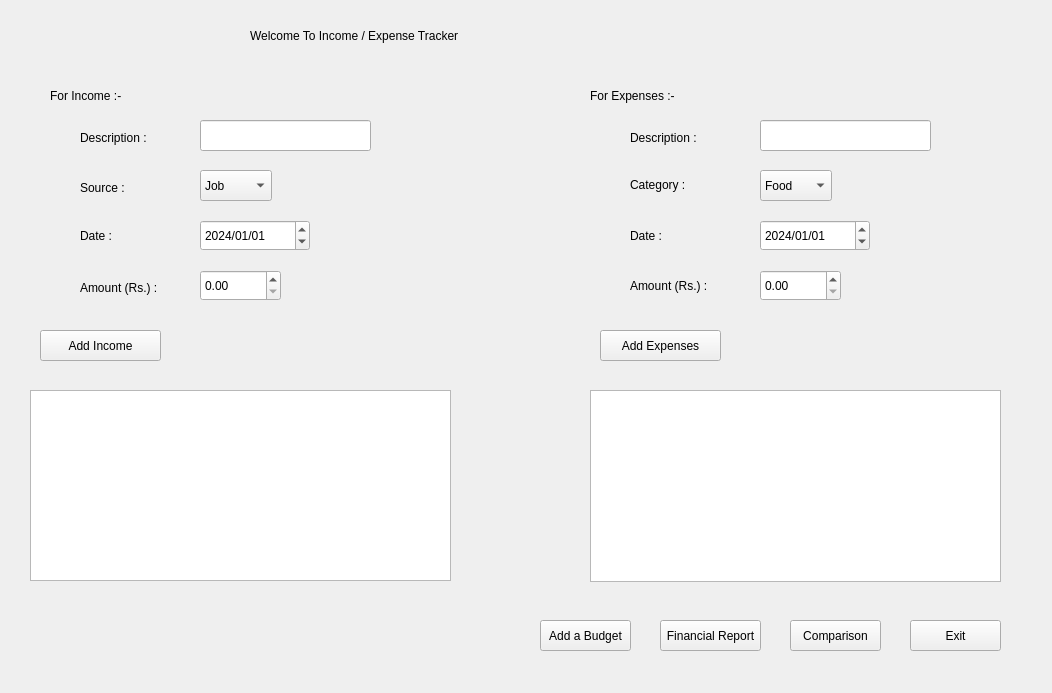
<?xml version="1.0" encoding="UTF-8"?>
<ui version="4.0">
 <class>IncomeExpense</class>
 <widget class="QMainWindow" name="IncomeExpense">
  <property name="geometry">
   <rect>
    <x>0</x>
    <y>0</y>
    <width>1052</width>
    <height>693</height>
   </rect>
  </property>
  <property name="mouseTracking">
   <bool>true</bool>
  </property>
  <property name="windowTitle">
   <string>Income/Expense Tracker</string>
  </property>
  <property name="windowIcon">
   <iconset theme="QIcon::ThemeIcon::MailMessageNew"/>
  </property>
  <widget class="QWidget" name="centralwidget">
   <widget class="QLineEdit" name="income_description">
    <property name="geometry">
     <rect>
      <x>200</x>
      <y>120</y>
      <width>171</width>
      <height>31</height>
     </rect>
    </property>
   </widget>
   <widget class="QComboBox" name="income_source">
    <property name="geometry">
     <rect>
      <x>200</x>
      <y>170</y>
      <width>72</width>
      <height>31</height>
     </rect>
    </property>
    <item>
     <property name="text">
      <string>Job</string>
     </property>
    </item>
    <item>
     <property name="text">
      <string>Parents</string>
     </property>
    </item>
    <item>
     <property name="text">
      <string>Scholarships</string>
     </property>
    </item>
    <item>
     <property name="text">
      <string>Student Aid</string>
     </property>
    </item>
   </widget>
   <widget class="QDateEdit" name="date_income">
    <property name="geometry">
     <rect>
      <x>200</x>
      <y>220</y>
      <width>110</width>
      <height>31</height>
     </rect>
    </property>
    <property name="displayFormat">
     <string>yyyy/MM/dd</string>
    </property>
    <property name="date">
     <date>
      <year>2024</year>
      <month>1</month>
      <day>1</day>
     </date>
    </property>
   </widget>
   <widget class="QDoubleSpinBox" name="income_amount">
    <property name="geometry">
     <rect>
      <x>200</x>
      <y>270</y>
      <width>81</width>
      <height>31</height>
     </rect>
    </property>
    <property name="mouseTracking">
     <bool>true</bool>
    </property>
    <property name="layoutDirection">
     <enum>Qt::LayoutDirection::LeftToRight</enum>
    </property>
    <property name="autoFillBackground">
     <bool>false</bool>
    </property>
    <property name="maximum">
     <double>1000000.000000000000000</double>
    </property>
   </widget>
   <widget class="QLineEdit" name="expense_description">
    <property name="geometry">
     <rect>
      <x>760</x>
      <y>120</y>
      <width>171</width>
      <height>31</height>
     </rect>
    </property>
   </widget>
   <widget class="QComboBox" name="expense_category">
    <property name="geometry">
     <rect>
      <x>760</x>
      <y>170</y>
      <width>72</width>
      <height>31</height>
     </rect>
    </property>
    <item>
     <property name="text">
      <string>Food</string>
     </property>
    </item>
    <item>
     <property name="text">
      <string>Entertainment</string>
     </property>
    </item>
    <item>
     <property name="text">
      <string>Travelling</string>
     </property>
    </item>
    <item>
     <property name="text">
      <string>Clothing</string>
     </property>
    </item>
    <item>
     <property name="text">
      <string>Educational Equipment</string>
     </property>
    </item>
    <item>
     <property name="text">
      <string>University Fees</string>
     </property>
    </item>
   </widget>
   <widget class="QDateEdit" name="dateEdit_expense">
    <property name="geometry">
     <rect>
      <x>760</x>
      <y>220</y>
      <width>110</width>
      <height>31</height>
     </rect>
    </property>
    <property name="displayFormat">
     <string>yyyy/MM/dd</string>
    </property>
    <property name="date">
     <date>
      <year>2024</year>
      <month>1</month>
      <day>1</day>
     </date>
    </property>
   </widget>
   <widget class="QDoubleSpinBox" name="expense_amount">
    <property name="geometry">
     <rect>
      <x>760</x>
      <y>270</y>
      <width>81</width>
      <height>31</height>
     </rect>
    </property>
    <property name="mouseTracking">
     <bool>true</bool>
    </property>
    <property name="layoutDirection">
     <enum>Qt::LayoutDirection::LeftToRight</enum>
    </property>
    <property name="maximum">
     <double>10000000.000000000000000</double>
    </property>
   </widget>
   <widget class="QPushButton" name="add_income">
    <property name="geometry">
     <rect>
      <x>40</x>
      <y>330</y>
      <width>121</width>
      <height>31</height>
     </rect>
    </property>
    <property name="text">
     <string>Add Income</string>
    </property>
   </widget>
   <widget class="QPushButton" name="add_expense">
    <property name="geometry">
     <rect>
      <x>600</x>
      <y>330</y>
      <width>121</width>
      <height>31</height>
     </rect>
    </property>
    <property name="text">
     <string>Add Expenses</string>
    </property>
   </widget>
   <widget class="QTableWidget" name="table_income">
    <property name="geometry">
     <rect>
      <x>30</x>
      <y>390</y>
      <width>421</width>
      <height>191</height>
     </rect>
    </property>
   </widget>
   <widget class="QTableWidget" name="table_expenses">
    <property name="geometry">
     <rect>
      <x>590</x>
      <y>390</y>
      <width>411</width>
      <height>192</height>
     </rect>
    </property>
   </widget>
   <widget class="QLabel" name="label">
    <property name="geometry">
     <rect>
      <x>80</x>
      <y>130</y>
      <width>71</width>
      <height>16</height>
     </rect>
    </property>
    <property name="text">
     <string>Description :</string>
    </property>
   </widget>
   <widget class="QLabel" name="label_2">
    <property name="geometry">
     <rect>
      <x>80</x>
      <y>180</y>
      <width>49</width>
      <height>16</height>
     </rect>
    </property>
    <property name="text">
     <string>Source :</string>
    </property>
   </widget>
   <widget class="QLabel" name="label_3">
    <property name="geometry">
     <rect>
      <x>80</x>
      <y>220</y>
      <width>49</width>
      <height>31</height>
     </rect>
    </property>
    <property name="text">
     <string>Date :</string>
    </property>
   </widget>
   <widget class="QLabel" name="label_4">
    <property name="geometry">
     <rect>
      <x>80</x>
      <y>280</y>
      <width>81</width>
      <height>16</height>
     </rect>
    </property>
    <property name="text">
     <string>Amount (Rs.) :</string>
    </property>
   </widget>
   <widget class="QLabel" name="label_5">
    <property name="geometry">
     <rect>
      <x>630</x>
      <y>130</y>
      <width>81</width>
      <height>16</height>
     </rect>
    </property>
    <property name="text">
     <string>Description :</string>
    </property>
   </widget>
   <widget class="QLabel" name="label_6">
    <property name="geometry">
     <rect>
      <x>630</x>
      <y>169</y>
      <width>61</width>
      <height>31</height>
     </rect>
    </property>
    <property name="text">
     <string>Category :</string>
    </property>
   </widget>
   <widget class="QLabel" name="label_7">
    <property name="geometry">
     <rect>
      <x>630</x>
      <y>210</y>
      <width>49</width>
      <height>51</height>
     </rect>
    </property>
    <property name="text">
     <string>Date :</string>
    </property>
   </widget>
   <widget class="QLabel" name="label_8">
    <property name="geometry">
     <rect>
      <x>630</x>
      <y>270</y>
      <width>91</width>
      <height>31</height>
     </rect>
    </property>
    <property name="text">
     <string>Amount (Rs.) :</string>
    </property>
   </widget>
   <widget class="QPushButton" name="BudgetButton">
    <property name="geometry">
     <rect>
      <x>540</x>
      <y>620</y>
      <width>91</width>
      <height>31</height>
     </rect>
    </property>
    <property name="text">
     <string>Add a Budget</string>
    </property>
   </widget>
   <widget class="QPushButton" name="reportButton">
    <property name="geometry">
     <rect>
      <x>660</x>
      <y>620</y>
      <width>101</width>
      <height>31</height>
     </rect>
    </property>
    <property name="text">
     <string>Financial Report</string>
    </property>
   </widget>
   <widget class="QPushButton" name="bargraphbutton">
    <property name="geometry">
     <rect>
      <x>790</x>
      <y>620</y>
      <width>91</width>
      <height>31</height>
     </rect>
    </property>
    <property name="text">
     <string>Comparison</string>
    </property>
   </widget>
   <widget class="QPushButton" name="endButtton">
    <property name="geometry">
     <rect>
      <x>910</x>
      <y>620</y>
      <width>91</width>
      <height>31</height>
     </rect>
    </property>
    <property name="text">
     <string>Exit</string>
    </property>
   </widget>
   <widget class="QLabel" name="label_9">
    <property name="geometry">
     <rect>
      <x>250</x>
      <y>10</y>
      <width>621</width>
      <height>51</height>
     </rect>
    </property>
    <property name="styleSheet">
     <string notr="true">font: 18pt &quot;Ravie&quot;;</string>
    </property>
    <property name="text">
     <string>Welcome To Income / Expense Tracker</string>
    </property>
   </widget>
   <widget class="QLabel" name="label_10">
    <property name="geometry">
     <rect>
      <x>50</x>
      <y>80</y>
      <width>141</width>
      <height>31</height>
     </rect>
    </property>
    <property name="styleSheet">
     <string notr="true">font: 14pt &quot;The Last Shuriken&quot;;
text-decoration:underlined;</string>
    </property>
    <property name="text">
     <string>For Income :-</string>
    </property>
   </widget>
   <widget class="QLabel" name="label_11">
    <property name="geometry">
     <rect>
      <x>590</x>
      <y>80</y>
      <width>191</width>
      <height>31</height>
     </rect>
    </property>
    <property name="styleSheet">
     <string notr="true">font: 14pt &quot;The Last Shuriken&quot;;</string>
    </property>
    <property name="text">
     <string>For Expenses :-</string>
    </property>
   </widget>
  </widget>
 </widget>
 <resources/>
 <connections/>
</ui>
